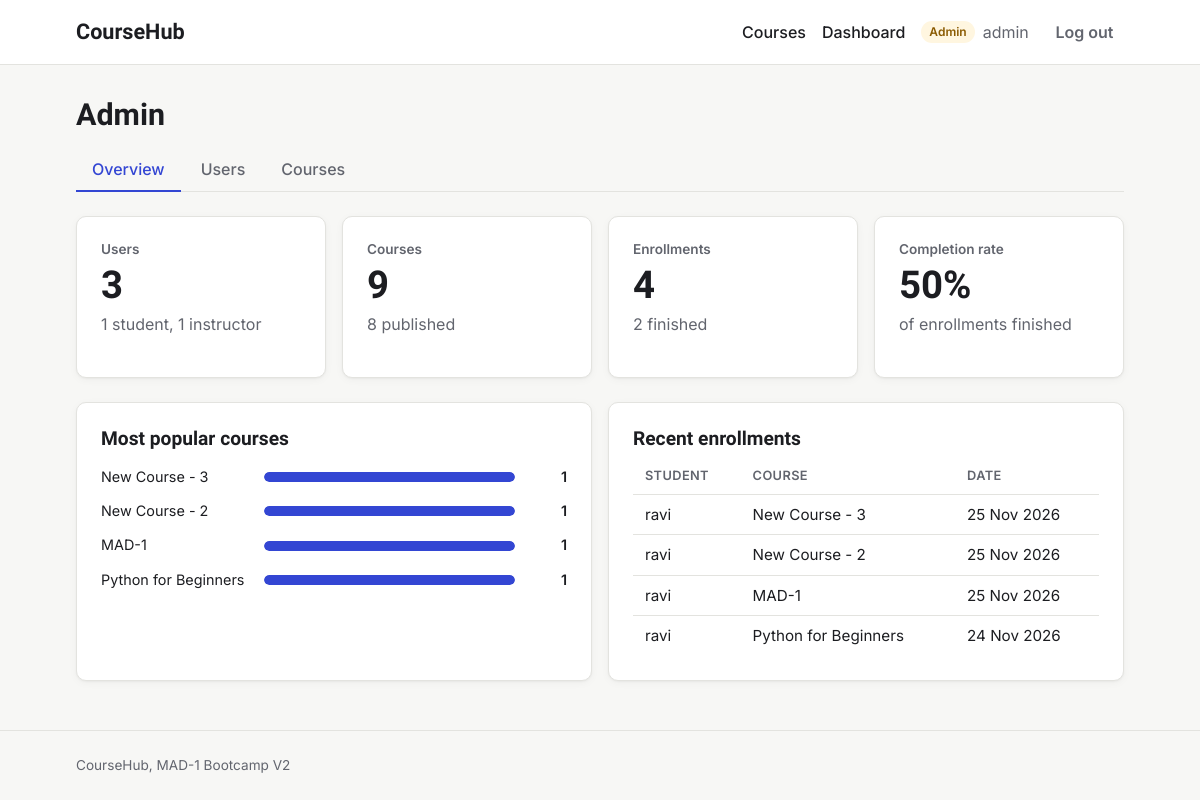
The page /admin (signed in) on the database its author committed.
### models.py (models this page shows, shortened)
class User(db.Model):
    id = db.Column(db.Integer, primary_key=True)
    username = db.Column(db.String(80), unique=True, nullable=False)
    email = db.Column(db.String(120), unique=True, nullable=False)
    password_hash = db.Column(db.String(256), nullable=False)
    role = db.Column(db.String(20), nullable=False, default="student")
    bio = db.Column(db.Text)
    avatar = db.Column(db.String(200))
    created_at = db.Column(db.DateTime, default=utc_now)
    is_active = db.Column(db.Boolean, default=True)
    taught_courses = db.relationship("Course", backref="instructor", lazy=True)
    enrollments = db.relationship(
        "Enrollment", backref="student", cascade="all, delete-orphan"
    )
    completions = db.relationship(
        "LessonCompletion", backref="student", cascade="all, delete-orphan"
    )

class Course(db.Model):
    id = db.Column(db.Integer, primary_key=True)
    title = db.Column(db.String(200), nullable=False)
    slug = db.Column(db.String(200), unique=True, nullable=False)
    description = db.Column(db.Text)
    short_description = db.Column(db.String(500))
    thumbnail = db.Column(db.String(300))
    price = db.Column(db.Float, default=0.0)
    category = db.Column(db.String(50))
    level = db.Column(db.String(20))
    is_published = db.Column(db.Boolean, default=False)
    is_featured = db.Column(db.Boolean, default=False)
    instructor_id = db.Column(db.Integer, db.ForeignKey("user.id"), nullable=False)
    created_at = db.Column(db.DateTime, default=utc_now)
    updated_at = db.Column(db.DateTime, default=utc_now, onupdate=utc_now)
    lessons = db.relationship(
        "Lesson",
        backref="course",
        cascade="all, delete-orphan",
        order_by="Lesson.order",
    )
    enrollments = db.relationship(
        "Enrollment", backref="course", cascade="all, delete-orphan"
    )

class Enrollment(db.Model):
    id = db.Column(db.Integer, primary_key=True)
    student_id = db.Column(db.Integer, db.ForeignKey("user.id"), nullable=False)
    course_id = db.Column(db.Integer, db.ForeignKey("course.id"), nullable=False)
    enrolled_at = db.Column(db.DateTime, default=utc_now)
    completed_at = db.Column(db.DateTime)
    __table_args__ = (
        db.UniqueConstraint("student_id", "course_id", name="unique_enrollment"),
    )

### routes/admin.py (the view)
@bp.route("/admin")
@admin_required
def dashboard():
    total_enrollments = count(db.select(db.func.count(Enrollment.id)))
    completed = count(
        db.select(db.func.count(Enrollment.id)).where(
            Enrollment.completed_at.is_not(None)
        )
    )
    stats = {
        "users": count(db.select(db.func.count(User.id))),
        "students": count(db.select(db.func.count(User.id)).where(User.role == "student")),
        "instructors": count(db.select(db.func.count(User.id)).where(User.role == "instructor")),
        "courses": count(db.select(db.func.count(Course.id))),
        "published": count(db.select(db.func.count(Course.id)).where(Course.is_published.is_(True))),
        "enrollments": total_enrollments,
        "completed": completed,
        "completion_rate": round(completed / total_enrollments * 100) if total_enrollments else 0,
    }
    top_courses = db.session.execute(
        db.select(Course.title, db.func.count(Enrollment.id).label("students"))
        .join(Enrollment, Enrollment.course_id == Course.id)
        .group_by(Course.id)
        .order_by(db.desc("students"))
        .limit(5)
    ).all()
    recent = db.session.scalars(
        db.select(Enrollment).order_by(Enrollment.enrolled_at.desc()).limit(8)
    ).all()
    return render_template(
        "admin_dashboard.html", stats=stats, top_courses=top_courses, recent=recent
    )

### helpers.py (called while the page is built)
def login_required(view):
    @wraps(view)
    def wrapped(*args, **kwargs):
        if g.user is None:
            flash("Please log in to continue.", "warning")
            return redirect(url_for("auth.login", next=request.full_path))
        return view(*args, **kwargs)
    return wrapped

def role_required(*roles):
    def decorator(view):
        @wraps(view)
        @login_required
        def wrapped(*args, **kwargs):
            if g.user.role not in roles:
                abort(403)
            return view(*args, **kwargs)
        return wrapped
    return decorator

### routes/admin.py (called while the page is built)
def count(query):
    return db.session.scalar(query) or 0

### templates/admin_dashboard.html (shortened to what this page needs)
{% extends "base.html" %}
{% from "macros.html" import stat_card, admin_tabs %}
{% block content %}
<div class="page-header">
  <h1>Admin</h1>
  {{ admin_tabs('overview') }}
</div>
<div class="card-grid">
  {{ stat_card("Users", stats.users, stats.students ~ " student" ~ ("" if stats.students == 1 else "s") ~ ", " ~ stats.instructors ~ " instructor" ~ ("" if stats.instructors == 1 else "s")) }}
  {{ stat_card("Courses", stats.courses, stats.published ~ " published") }}
  {{ stat_card("Enrollments", stats.enrollments, stats.completed ~ " finished") }}
  {{ stat_card("Completion rate", stats.completion_rate ~ "%", "of enrollments finished") }}
</div>
<div class="admin-columns">
  <section class="card">
    <h2>Most popular courses</h2>
    {% if top_courses %}
      {% set top = top_courses[0].students %}
      <ul class="bar-chart">
        {% for row in top_courses %}
          <li>
            <span class="bar-label">{{ row.title }}</span>
            <progress class="bar" value="{{ row.students }}" max="{{ top }}" aria-label="{{ row.title }}: {{ row.students }} students">{{ row.students }}</progress>
            <span class="bar-value">{{ row.students }}</span>
          </li>
        {% endfor %}
      </ul>
    {% else %}
      <p class="muted">No enrollments yet.</p>
    {% endif %}
  </section>
  <section class="card">
    <h2>Recent enrollments</h2>
    {% if recent %}
      <table class="table compact">
        <thead>
          <tr><th scope="col">Student</th><th scope="col">Course</th><th scope="col">Date</th></tr>
        </thead>
        <tbody>
          {% for e in recent %}
            <tr>
              <td>{{ e.student.username }}</td>
              <td>{{ e.course.title }}</td>
              <td>{{ e.enrolled_at.strftime('%d %b %Y') }}</td>
            </tr>
          {% endfor %}
        </tbody>
      </table>
    {% else %}
      <p class="muted">No enrollments yet.</p>
    {% endif %}
  </section>
</div>
{% endblock %}

### templates/base.html (shortened to what this page needs)
<!DOCTYPE html>
<html lang="en">
<head>
  <link rel="stylesheet" href="{{ url_for('static', filename='style.css') }}">
</head>
<body>
  <header class="navbar">
    <div class="container navbar-inner">
      <a class="brand" href="{{ url_for('courses.home') }}">CourseHub</a>
      <nav aria-label="Main">
        <ul class="nav-links">
          <li><a href="{{ url_for('courses.course_list') }}">Courses</a></li>
          {% if current_user %}
            <li><a href="{{ url_for('auth.dashboard') }}">Dashboard</a></li>
            <li class="nav-user">
              <span class="badge badge-{{ current_user.role }}">{{ current_user.role|capitalize }}</span>
              {{ current_user.username }}
            </li>
            <li>
              <form action="{{ url_for('auth.logout') }}" method="post" class="inline-form">
                <button type="submit" class="btn btn-ghost">Log out</button>
              </form>
            </li>
          {% else %}
            <li><a href="{{ url_for('auth.login') }}">Log in</a></li>
            <li><a class="btn btn-primary" href="{{ url_for('auth.register') }}">Sign up</a></li>
          {% endif %}
        </ul>
      </nav>
    </div>
  </header>
  <main id="main" class="container">
    {% block content %}{% endblock %}
  </main>
  <footer class="footer">
    <div class="container">CourseHub, MAD-1 Bootcamp V2</div>
  </footer>
</body>
</html>

### static/style.css (style rules this page uses)
:root { --font-display: "Bricolage Grotesque", ui-sans-serif, system-ui, sans-serif; --font-body: "Inter", ui-sans-serif, system-ui, -apple-system, "Segoe UI", Roboto, sans-serif; --color-bg: #f7f7f5; --color-surface: #ffffff; --color-text: #1c1d21; --color-muted: #62656e; --color-border: #e3e3df; --color-primary: #3346d3; --color-primary-hover: #2636b0; --color-focus: #8a96ff; --color-success-bg: #e8f5ec; --color-success-text: #1d6b3a; --color-error-bg: #fdecec; --color-error-text: #a12626; --color-warning-bg: #fff6e0; --color-warning-text: #8a5a00; --color-info-bg: #eaf0fd; --color-info-text: #244a9e; --radius: 10px; --space-1: 0.25rem; --space-2: 0.5rem; --space-3: 0.75rem; --space-4: 1rem; --space-6: 1.5rem; --space-8: 2rem; --space-12: 3rem; --shadow: 0 1px 2px rgba(0, 0, 0, 0.04), 0 2px 8px rgba(0, 0, 0, 0.04); }
*, *::before, *::after { box-sizing: border-box; }
body { margin: 0; min-height: 100vh; display: flex; flex-direction: column; font-family: var(--font-body); font-size: 1rem; line-height: 1.55; color: var(--color-text); background: var(--color-bg); }
h1, h2, h3 { font-family: var(--font-display); line-height: 1.2; margin: 0 0 var(--space-2); }
h1 { font-size: 1.9rem; }
h2 { font-size: 1.2rem; }
a { color: var(--color-primary); }
.container { width: 100%; max-width: 1080px; margin: 0 auto; padding: 0 var(--space-4); }
main.container { flex: 1; padding-top: var(--space-8); padding-bottom: var(--space-12); }
.navbar { background: var(--color-surface); border-bottom: 1px solid var(--color-border); }
.navbar-inner { display: flex; flex-wrap: wrap; align-items: center; justify-content: space-between; gap: var(--space-3); min-height: 64px; }
.brand { font-family: var(--font-display); font-weight: 700; font-size: 1.35rem; color: var(--color-text); text-decoration: none; }
.nav-links { display: flex; flex-wrap: wrap; align-items: center; gap: var(--space-4); margin: 0; padding: 0; list-style: none; }
.nav-links a:not(.btn) { color: var(--color-text); text-decoration: none; font-weight: 500; }
.nav-user { display: flex; align-items: center; gap: var(--space-2); color: var(--color-muted); }
.inline-form { margin: 0; }
.btn { display: inline-block; padding: 0.55rem 1rem; border: 1px solid transparent; border-radius: var(--radius); font: inherit; font-weight: 600; text-decoration: none; cursor: pointer; transition: background-color 0.15s ease, border-color 0.15s ease; }
.btn-ghost { background: transparent; color: var(--color-muted); padding: 0.4rem 0.6rem; }
.badge { display: inline-block; padding: 0.1rem 0.5rem; border-radius: 999px; font-size: 0.75rem; font-weight: 600; }
.badge-admin { background: var(--color-warning-bg); color: var(--color-warning-text); }
.page-header { margin-bottom: var(--space-6); }
.card-grid { display: grid; grid-template-columns: repeat(auto-fit, minmax(240px, 1fr)); gap: var(--space-4); margin-bottom: var(--space-6); }
.card { padding: var(--space-6); background: var(--color-surface); border: 1px solid var(--color-border); border-radius: var(--radius); box-shadow: var(--shadow); }
.footer { padding: var(--space-6) 0; border-top: 1px solid var(--color-border); color: var(--color-muted); font-size: 0.85rem; }
.table { width: 100%; border-collapse: collapse; font-size: 0.95rem; }
.table th, .table td { padding: var(--space-3) var(--space-4); border-bottom: 1px solid var(--color-border); text-align: left; vertical-align: middle; }
.table th { font-size: 0.8rem; font-weight: 600; text-transform: uppercase; letter-spacing: 0.03em; color: var(--color-muted); }
.table tbody tr:last-child td { border-bottom: 0; }
.admin-columns { display: grid; grid-template-columns: repeat(auto-fit, minmax(320px, 1fr)); gap: var(--space-4); }
.bar-chart { margin: var(--space-4) 0 0; padding: 0; list-style: none; }
.bar-chart li { display: grid; grid-template-columns: minmax(0, 1.2fr) 2fr 2.5rem; align-items: center; gap: var(--space-3); margin-bottom: var(--space-3); font-size: 0.9rem; }
.bar-label { overflow: hidden; white-space: nowrap; text-overflow: ellipsis; }
.bar { display: block; width: 100%; height: 10px; border: 0; border-radius: 999px; background: var(--color-bg); overflow: hidden; appearance: none; -webkit-appearance: none; }
.bar-value { text-align: right; font-weight: 600; }
.table.compact th, .table.compact td { padding: var(--space-2) var(--space-3); }

### rows shown on the page
User: role "Admin", username "admin"
Course: title "New Course - 3", students "1"
Course: title "New Course - 2", students "1"
Course: title "MAD-1", students "1"
Course: title "Python for Beginners", students "1"
Enrollment: student.username "ravi", course "New Course - 3", enrolled_at "25 Nov 2026"
Enrollment: student.username "ravi", course "New Course - 2", enrolled_at "25 Nov 2026"
Enrollment: student.username "ravi", course "MAD-1", enrolled_at "25 Nov 2026"
Enrollment: student.username "ravi", course "Python for Beginners", enrolled_at "24 Nov 2026"

### other values the page prints
{{ label }} "Users Courses Enrollments Completion rate"
{{ value }} "3 9 4 50%"
{{ note }} "1 student, 1 instructor 8 published 2 finished of enrollments finished"
